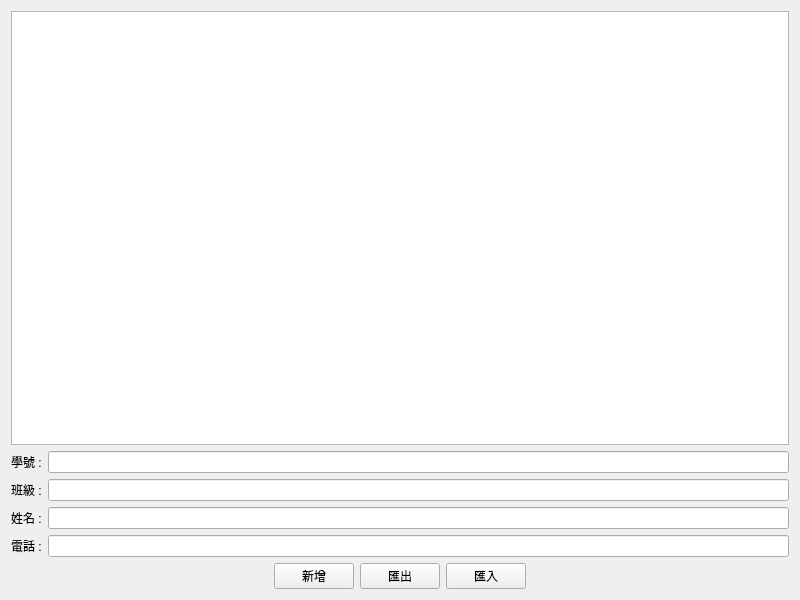
<?xml version="1.0" encoding="UTF-8"?>
<ui version="4.0">
 <class>MyWidget</class>
 <widget class="QWidget" name="MyWidget">
  <property name="geometry">
   <rect>
    <x>0</x>
    <y>0</y>
    <width>800</width>
    <height>600</height>
   </rect>
  </property>
  <property name="windowTitle">
   <string>MyWidget</string>
  </property>
  <layout class="QVBoxLayout" name="verticalLayout">
   <item>
    <widget class="QTableWidget" name="contactBook"/>
   </item>
   <item>
    <layout class="QFormLayout" name="formLayout">
     <item row="0" column="0">
      <widget class="QLabel" name="label_1">
       <property name="text">
        <string>學號 :</string>
       </property>
      </widget>
     </item>
     <item row="0" column="1">
      <widget class="QLineEdit" name="lineEdit_1"/>
     </item>
     <item row="1" column="0">
      <widget class="QLabel" name="label_2">
       <property name="text">
        <string>班級 :</string>
       </property>
      </widget>
     </item>
     <item row="1" column="1">
      <widget class="QLineEdit" name="lineEdit_2"/>
     </item>
     <item row="2" column="0">
      <widget class="QLabel" name="label_3">
       <property name="text">
        <string>姓名 :</string>
       </property>
      </widget>
     </item>
     <item row="2" column="1">
      <widget class="QLineEdit" name="lineEdit_3"/>
     </item>
     <item row="3" column="0">
      <widget class="QLabel" name="label_4">
       <property name="text">
        <string>電話 :</string>
       </property>
      </widget>
     </item>
     <item row="3" column="1">
      <widget class="QLineEdit" name="lineEdit_4"/>
     </item>
    </layout>
   </item>
   <item>
    <layout class="QHBoxLayout" name="horizontalLayout_2">
     <item>
      <spacer name="horizontalSpacer">
       <property name="orientation">
        <enum>Qt::Orientation::Horizontal</enum>
       </property>
       <property name="sizeHint" stdset="0">
        <size>
         <width>40</width>
         <height>20</height>
        </size>
       </property>
      </spacer>
     </item>
     <item>
      <widget class="QPushButton" name="insertButton">
       <property name="text">
        <string>新增</string>
       </property>
      </widget>
     </item>
     <item>
      <widget class="QPushButton" name="exportButton">
       <property name="text">
        <string>匯出</string>
       </property>
      </widget>
     </item>
     <item>
      <widget class="QPushButton" name="importButton">
       <property name="text">
        <string>匯入</string>
       </property>
      </widget>
     </item>
     <item>
      <spacer name="horizontalSpacer_2">
       <property name="orientation">
        <enum>Qt::Orientation::Horizontal</enum>
       </property>
       <property name="sizeHint" stdset="0">
        <size>
         <width>40</width>
         <height>20</height>
        </size>
       </property>
      </spacer>
     </item>
    </layout>
   </item>
  </layout>
 </widget>
 <resources/>
 <connections/>
</ui>
